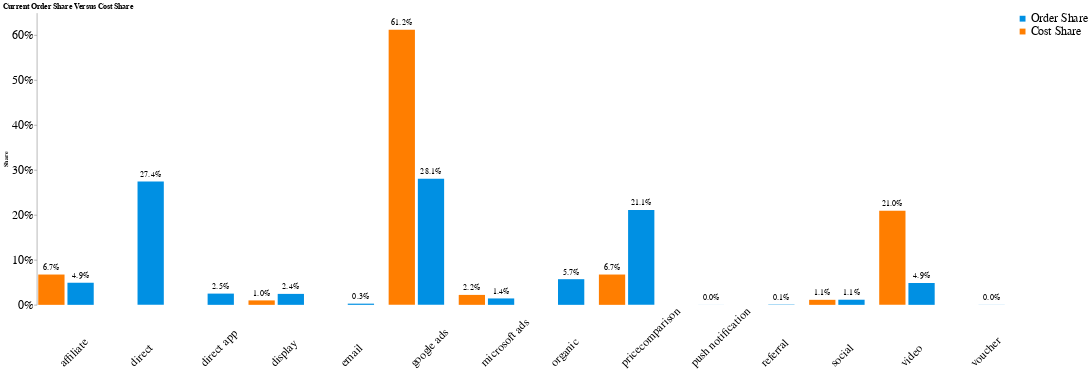

This figure's notebook cell:
### Code cell
import altair as alt
import pandas as pd
import numpy as np
y = 'uat_order_share'
# Reshape the data_overview DataFrame
# Select relevant columns and melt 'uat_order_share' and 'cost_share' into a single 'Value' column
data_overview_melted = data_overview.melt(
    id_vars=['channel'], # Keep channel as identifier
    value_vars=['uat_order_share', 'cost_share'], # Columns to melt
    var_name='Metric', # New column for melted variable names
    value_name='Value' # New column for melted values
).dropna(subset=['Value']) # Drop rows with NaN 'Value' to avoid errors with text marks


# Define coolblue colors for the metrics (assuming blue for order share, orange for cost share)
metric_colors = alt.Scale(domain=[y, 'cost_share'], range=['#0090e3', '#ff7e00']) # Blue for order share, orange for cost share

# Set a theme
alt.themes.enable('latimes')

# Define y-axis tick values at every 10%
y_axis_ticks = [i/10 for i in range(11)] # Generates [0.0, 0.1, 0.2, ..., 1.0]

# Define the base encoding for both bars and text
base_encoding = {
    'x': alt.X('Metric', axis=None), # Hide x-axis for the metric within each channel
    'y': alt.Y('Value', title='Share', axis=alt.Axis(format='%', grid=False, labelFontSize=20, values=y_axis_ticks)), # Single y-axis for the values, formatted as percentage, remove grid, increase label font size, set specific tick values
}

# Create the bar chart with color encoding
bars = alt.Chart(data_overview_melted).mark_bar().encode(
    **base_encoding,
    color=alt.Color(
        'Metric',
        scale=metric_colors,
        legend=alt.Legend(
            title="", # Update legend title
            titleFontSize=20, # Increase legend title font size
            labelFontSize=20, # Increase legend label font size
            # Use labelExpr to relabel legend entries
            labelExpr="{'uat_order_share': 'Order Share', 'cost_share': 'Cost Share'}[datum.label]"
        )
    ) # Color by Metric with specified colors and updated legend title
)

# Create the text layer for annotations
text = alt.Chart(data_overview_melted).mark_text(
    align='center',
    baseline='bottom',
    dy=-5, # Nudge text slightly above the bar
    color='black',
    size=14# Set text color in mark properties,
).encode(
    x=alt.X('Metric', axis=None), # Hide x-axis for the metric within each channel
    y=alt.Y('Value', stack='zero'), # Position text at the top of the bar
    text=alt.Text('Value', format='.1%'), # Format text as percentage
)


# Layer the bars and text, then facet by channel
chart = alt.layer(bars, text).properties(
    width=100, # Further reduced width
    height=500 # Further reduced height
).facet(
    column=alt.Column('channel', header=alt.Header(
        title=None, # Remove individual channel titles
        titleOrient="bottom",
        labelOrient="bottom",
        labelPadding=110,
        titlePadding=30,
        labelColor='black',
        titleColor='black',
        labelAngle=-45,
        labelFontSize=20 # Increase label font size
    )) # Configure column header: removed title, increased padding and font size
).properties(
    title='Current Order Share Versus Cost Share' # Apply main title to the faceted chart
)


# Configure the view to remove outer border
chart = chart.configure_view(
    strokeWidth=0
)

# Configure the axes to remove grid lines
chart = chart.configure_axis(
    grid=False
)


chart.display()

### Figure 1 — Vega-Lite specification as saved in the notebook (floating-point values rounded to 4 significant figures)
{"usermeta": {"embedOptions": {"theme": "latimes"}}, "config": {"view": {"continuousWidth": 300, "continuousHeight": 300, "strokeWidth": 0}, "axis": {"grid": false}}, "data": {"name": "data-e2d15f421e7436dfb60ea6c57e4caa4b"}, "facet": {"column": {"field": "channel", "header": {"labelAngle": -45, "labelColor": "black", "labelFontSize": 20, "labelOrient": "bottom", "labelPadding": 110, "title": null, "titleColor": "black", "titleOrient": "bottom", "titlePadding": 30}, "type": "nominal"}}, "spec": {"layer": [{"mark": {"type": "bar"}, "encoding": {"color": {"field": "Metric", "legend": {"labelExpr": "{'uat_order_share': 'Order Share', 'cost_share': 'Cost Share'}[datum.label]", "labelFontSize": 20, "title": "", "titleFontSize": 20}, "scale": {"domain": ["uat_order_share", "cost_share"], "range": ["#0090e3", "#ff7e00"]}, "type": "nominal"}, "x": {"axis": null, "field": "Metric", "type": "nominal"}, "y": {"axis": {"format": "%", "grid": false, "labelFontSize": 20, "values": [0.0, 0.1, 0.2, 0.3, 0.4, 0.5, 0.6, 0.7, 0.8, 0.9, 1.0]}, "field": "Value", "title": "Share", "type": "quantitative"}}}, {"mark": {"type": "text", "align": "center", "baseline": "bottom", "color": "black", "dy": -5, "size": 14}, "encoding": {"text": {"field": "Value", "format": ".1%", "type": "quantitative"}, "x": {"axis": null, "field": "Metric", "type": "nominal"}, "y": {"field": "Value", "stack": "zero", "type": "quantitative"}}}], "height": 500, "width": 100}, "title": "Current Order Share Versus Cost Share", "$schema": "https://vega.github.io/schema/vega-lite/v5.20.1.json", "datasets": {"data-e2d15f421e7436dfb60ea6c57e4caa4b": [{"channel": "affiliate", "Metric": "uat_order_share", "Value": 0.04921}, {"channel": "direct", "Metric": "uat_order_share", "Value": 0.2743}, {"channel": "direct app", "Metric": "uat_order_share", "Value": 0.02502}, {"channel": "display", "Metric": "uat_order_share", "Value": 0.02439}, {"channel": "email", "Metric": "uat_order_share", "Value": 0.002666}, {"channel": "google ads", "Metric": "uat_order_share", "Value": 0.2809}, {"channel": "microsoft ads", "Metric": "uat_order_share", "Value": 0.01427}, {"channel": "organic", "Metric": "uat_order_share", "Value": 0.05712}, {"channel": "pricecomparison", "Metric": "uat_order_share", "Value": 0.2111}, {"channel": "push notification", "Metric": "uat_order_share", "Value": 9.979e-05}, {"channel": "referral", "Metric": "uat_order_share", "Value": 0.0007056}, {"channel": "social", "Metric": "uat_order_share", "Value": 0.01141}, {"channel": "video", "Metric": "uat_order_share", "Value": 0.04861}, {"channel": "voucher", "Metric": "uat_order_share", "Value": 0.0002}, {"channel": "affiliate", "Metric": "cost_share", "Value": 0.06749}, {"channel": "display", "Metric": "cost_share", "Value": 0.009893}, {"channel": "google ads", "Metric": "cost_share", "Value": 0.6123}, {"channel": "microsoft ads", "Metric": "cost_share", "Value": 0.02213}, {"channel": "pricecomparison", "Metric": "cost_share", "Value": 0.06749}, {"channel": "social", "Metric": "cost_share", "Value": 0.01118}, {"channel": "video", "Metric": "cost_share", "Value": 0.2095}]}}
